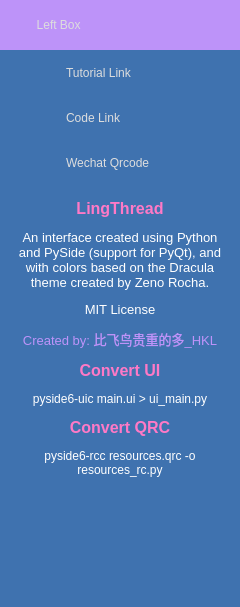
<?xml version="1.0" encoding="UTF-8"?>
<ui version="4.0">
 <class>left_box</class>
 <widget class="QWidget" name="left_box">
  <property name="geometry">
   <rect>
    <x>0</x>
    <y>0</y>
    <width>240</width>
    <height>607</height>
   </rect>
  </property>
  <property name="maximumSize">
   <size>
    <width>240</width>
    <height>16777215</height>
   </size>
  </property>
  <property name="windowTitle">
   <string>Form</string>
  </property>
  <property name="styleSheet">
   <string notr="true">QWidget{
	color: rgb(221, 221, 221);
	font: 10pt &quot;Segoe UI&quot;;
}


#setting_icon {
	background-image: url(:/icons/images/icons/icon_settings.png);
	background-position: centered;
	background-repeat: no-repeat;
}
#widget{
	background-color:rgb(189, 147, 249);
}
#left_box{
	background-color:rgb(63, 114, 175);
}



/* Extra Top Menus */
#widget_2 .QPushButton {
background-color:rgb(63, 114, 175);
background-position: left center;
    background-repeat: no-repeat;
	border: none;
	border-left: 22px solid transparent;
	text-align: left;
	padding-left: 44px;
}
#widget_2 .QPushButton:hover {
	background-color: rgb(40, 44, 52);
}
#widget_2 .QPushButton:pressed {	
	background-color: rgb(189, 147, 249);
	color: rgb(255, 255, 255);
}


#widget .QPushButton { background-color: rgba(255, 255, 255, 0); border: none;  border-radius: 5px; }
#widget .QPushButton:hover { background-color: rgb(44, 49, 57); border-style: solid; border-radius: 4px; }
#widget .QPushButton:pressed { background-color: rgb(23, 26, 30); border-style: solid; border-radius: 4px; }


QTextEdit {
	background-color: rgb(63, 114, 175);
	padding: 10px;
	selection-color: rgb(255, 255, 255);
	selection-background-color: rgb(255, 121, 198);
}

</string>
  </property>
  <layout class="QVBoxLayout" name="verticalLayout">
   <property name="spacing">
    <number>0</number>
   </property>
   <property name="leftMargin">
    <number>0</number>
   </property>
   <property name="topMargin">
    <number>0</number>
   </property>
   <property name="rightMargin">
    <number>0</number>
   </property>
   <property name="bottomMargin">
    <number>0</number>
   </property>
   <item>
    <widget class="QWidget" name="widget" native="true">
     <property name="minimumSize">
      <size>
       <width>0</width>
       <height>50</height>
      </size>
     </property>
     <property name="maximumSize">
      <size>
       <width>16777215</width>
       <height>50</height>
      </size>
     </property>
     <property name="styleSheet">
      <string notr="true"/>
     </property>
     <layout class="QHBoxLayout" name="horizontalLayout">
      <property name="spacing">
       <number>0</number>
      </property>
      <property name="leftMargin">
       <number>10</number>
      </property>
      <property name="topMargin">
       <number>0</number>
      </property>
      <property name="rightMargin">
       <number>10</number>
      </property>
      <property name="bottomMargin">
       <number>0</number>
      </property>
      <item>
       <widget class="QLabel" name="setting_icon">
        <property name="minimumSize">
         <size>
          <width>20</width>
          <height>20</height>
         </size>
        </property>
        <property name="maximumSize">
         <size>
          <width>20</width>
          <height>20</height>
         </size>
        </property>
        <property name="text">
         <string/>
        </property>
       </widget>
      </item>
      <item>
       <widget class="QLabel" name="label_2">
        <property name="text">
         <string>  Left Box</string>
        </property>
       </widget>
      </item>
      <item>
       <widget class="QPushButton" name="pushButton">
        <property name="minimumSize">
         <size>
          <width>20</width>
          <height>20</height>
         </size>
        </property>
        <property name="maximumSize">
         <size>
          <width>20</width>
          <height>20</height>
         </size>
        </property>
        <property name="text">
         <string/>
        </property>
        <property name="icon">
         <iconset resource="../resources.qrc">
          <normaloff>:/icons/images/icons/icon_close.png</normaloff>:/icons/images/icons/icon_close.png</iconset>
        </property>
       </widget>
      </item>
     </layout>
    </widget>
   </item>
   <item>
    <widget class="QWidget" name="widget_2" native="true">
     <layout class="QVBoxLayout" name="verticalLayout_2">
      <property name="spacing">
       <number>0</number>
      </property>
      <property name="leftMargin">
       <number>0</number>
      </property>
      <property name="topMargin">
       <number>0</number>
      </property>
      <property name="rightMargin">
       <number>0</number>
      </property>
      <property name="bottomMargin">
       <number>0</number>
      </property>
      <item>
       <widget class="QPushButton" name="tutorial_link">
        <property name="minimumSize">
         <size>
          <width>0</width>
          <height>45</height>
         </size>
        </property>
        <property name="maximumSize">
         <size>
          <width>16777215</width>
          <height>45</height>
         </size>
        </property>
        <property name="styleSheet">
         <string notr="true">background-image: url(:/icons/images/icons/cil-house.png);</string>
        </property>
        <property name="text">
         <string>Tutorial Link</string>
        </property>
       </widget>
      </item>
      <item>
       <widget class="QPushButton" name="code_link">
        <property name="minimumSize">
         <size>
          <width>0</width>
          <height>45</height>
         </size>
        </property>
        <property name="maximumSize">
         <size>
          <width>16777215</width>
          <height>45</height>
         </size>
        </property>
        <property name="styleSheet">
         <string notr="true">background-image: url(:/icons/images/icons/cil-lightbulb.png);</string>
        </property>
        <property name="text">
         <string>Code Link</string>
        </property>
       </widget>
      </item>
      <item>
       <widget class="QPushButton" name="wechat_qrcode">
        <property name="minimumSize">
         <size>
          <width>0</width>
          <height>45</height>
         </size>
        </property>
        <property name="maximumSize">
         <size>
          <width>16777215</width>
          <height>45</height>
         </size>
        </property>
        <property name="styleSheet">
         <string notr="true">background-image: url(:/icons/images/icons/cil-chat-bubble.png);</string>
        </property>
        <property name="text">
         <string>Wechat Qrcode</string>
        </property>
       </widget>
      </item>
      <item>
       <widget class="QTextEdit" name="text_edit">
        <property name="frameShape">
         <enum>QFrame::Shape::NoFrame</enum>
        </property>
        <property name="frameShadow">
         <enum>QFrame::Shadow::Sunken</enum>
        </property>
        <property name="lineWidth">
         <number>1</number>
        </property>
        <property name="lineWrapMode">
         <enum>QTextEdit::LineWrapMode::WidgetWidth</enum>
        </property>
        <property name="markdown">
         <string>**LingThread**

An interface created using Python and PySide (support for PyQt), and with
colors based on the Dracula theme created by Zeno Rocha.

MIT License

Created by: 比飞鸟贵重的多_HKL

**Convert UI**

pyside6-uic main.ui &gt; ui_main.py

**Convert QRC**

pyside6-rcc resources.qrc -o resources_rc.py

</string>
        </property>
        <property name="html">
         <string>&lt;!DOCTYPE HTML PUBLIC &quot;-//W3C//DTD HTML 4.0//EN&quot; &quot;http://www.w3.org/TR/REC-html40/strict.dtd&quot;&gt;
&lt;html&gt;&lt;head&gt;&lt;meta name=&quot;qrichtext&quot; content=&quot;1&quot; /&gt;&lt;meta charset=&quot;utf-8&quot; /&gt;&lt;style type=&quot;text/css&quot;&gt;
p, li { white-space: pre-wrap; }
hr { height: 1px; border-width: 0; }
li.unchecked::marker { content: &quot;\2610&quot;; }
li.checked::marker { content: &quot;\2612&quot;; }
&lt;/style&gt;&lt;/head&gt;&lt;body style=&quot; font-family:'Segoe UI'; font-size:10pt; font-weight:400; font-style:normal;&quot;&gt;
&lt;p align=&quot;center&quot; style=&quot; margin-top:12px; margin-bottom:12px; margin-left:0px; margin-right:0px; -qt-block-indent:0; text-indent:0px;&quot;&gt;&lt;span style=&quot; font-size:12pt; font-weight:600; color:#ff79c6;&quot;&gt;LingThread&lt;/span&gt;&lt;/p&gt;
&lt;p align=&quot;center&quot; style=&quot; margin-top:12px; margin-bottom:12px; margin-left:0px; margin-right:0px; -qt-block-indent:0; text-indent:0px;&quot;&gt;&lt;span style=&quot; color:#ffffff;&quot;&gt;An interface created using Python and PySide (support for PyQt), and with colors based on the Dracula theme created by Zeno Rocha.&lt;/span&gt;&lt;/p&gt;
&lt;p align=&quot;center&quot; style=&quot; margin-top:12px; margin-bottom:12px; margin-left:0px; margin-right:0px; -qt-block-indent:0; text-indent:0px;&quot;&gt;&lt;span style=&quot; color:#ffffff;&quot;&gt;MIT License&lt;/span&gt;&lt;/p&gt;
&lt;p align=&quot;center&quot; style=&quot; margin-top:12px; margin-bottom:12px; margin-left:0px; margin-right:0px; -qt-block-indent:0; text-indent:0px;&quot;&gt;&lt;span style=&quot; color:#bd93f9;&quot;&gt;Created by: 比飞鸟贵重的多_HKL&lt;/span&gt;&lt;/p&gt;
&lt;p align=&quot;center&quot; style=&quot; margin-top:12px; margin-bottom:12px; margin-left:0px; margin-right:0px; -qt-block-indent:0; text-indent:0px;&quot;&gt;&lt;span style=&quot; font-size:12pt; font-weight:600; color:#ff79c6;&quot;&gt;Convert UI&lt;/span&gt;&lt;/p&gt;
&lt;p align=&quot;center&quot; style=&quot; margin-top:12px; margin-bottom:12px; margin-left:0px; margin-right:0px; -qt-block-indent:0; text-indent:0px;&quot;&gt;&lt;span style=&quot; font-size:9pt; color:#ffffff;&quot;&gt;pyside6-uic main.ui &amp;gt; ui_main.py&lt;/span&gt;&lt;/p&gt;
&lt;p align=&quot;center&quot; style=&quot; margin-top:12px; margin-bottom:12px; margin-left:0px; margin-right:0px; -qt-block-indent:0; text-indent:0px;&quot;&gt;&lt;span style=&quot; font-size:12pt; font-weight:600; color:#ff79c6;&quot;&gt;Convert QRC&lt;/span&gt;&lt;/p&gt;
&lt;p align=&quot;center&quot; style=&quot; margin-top:12px; margin-bottom:12px; margin-left:0px; margin-right:0px; -qt-block-indent:0; text-indent:0px;&quot;&gt;&lt;span style=&quot; font-size:9pt; color:#ffffff;&quot;&gt;pyside6-rcc resources.qrc -o resources_rc.py&lt;/span&gt;&lt;/p&gt;&lt;/body&gt;&lt;/html&gt;</string>
        </property>
        <property name="textInteractionFlags">
         <set>Qt::TextInteractionFlag::TextSelectableByMouse</set>
        </property>
       </widget>
      </item>
     </layout>
    </widget>
   </item>
  </layout>
 </widget>
 <resources>
  <include location="../resources.qrc"/>
 </resources>
 <connections>
  <connection>
   <sender>pushButton</sender>
   <signal>clicked()</signal>
   <receiver>left_box</receiver>
   <slot>close_left_box()</slot>
   <hints>
    <hint type="sourcelabel">
     <x>219</x>
     <y>27</y>
    </hint>
    <hint type="destinationlabel">
     <x>396</x>
     <y>45</y>
    </hint>
   </hints>
  </connection>
 </connections>
 <slots>
  <slot>close_left_box()</slot>
 </slots>
</ui>
